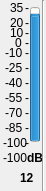
    <widget class="QWidget" name="widget_12" native="true">
     <property name="geometry">
      <rect>
       <x>440</x>
       <y>40</y>
       <width>46</width>
       <height>191</height>
      </rect>
     </property>
     <widget class="QProgressBar" name="progressBar_54">
      <property name="geometry">
       <rect>
        <x>30</x>
        <y>7</y>
        <width>10</width>
        <height>135</height>
       </rect>
      </property>
      <property name="contextMenuPolicy">
       <enum>Qt::DefaultContextMenu</enum>
      </property>
      <property name="toolTip">
       <string>Local Input 1 Meter</string>
      </property>
      <property name="statusTip">
       <string/>
      </property>
      <property name="whatsThis">
       <string/>
      </property>
      <property name="autoFillBackground">
       <bool>false</bool>
      </property>
      <property name="minimum">
       <number>-100</number>
      </property>
      <property name="maximum">
       <number>35</number>
      </property>
      <property name="value">
       <number>24</number>
      </property>
      <property name="textVisible">
       <bool>true</bool>
      </property>
      <property name="orientation">
       <enum>Qt::Vertical</enum>
      </property>
      <property name="invertedAppearance">
       <bool>false</bool>
      </property>
      <property name="format">
       <string>%p%</string>
      </property>
     </widget>
     <widget class="QLabel" name="m0_54">
      <property name="geometry">
       <rect>
        <x>25</x>
        <y>0</y>
        <width>16</width>
        <height>16</height>
       </rect>
      </property>
      <property name="text">
       <string>-</string>
      </property>
     </widget>
     <widget class="QLabel" name="t35_54">
      <property name="geometry">
       <rect>
        <x>10</x>
        <y>0</y>
        <width>16</width>
        <height>16</height>
       </rect>
      </property>
      <property name="text">
       <string>35</string>
      </property>
     </widget>
     <widget class="QLabel" name="tn100_54">
      <property name="geometry">
       <rect>
        <x>3</x>
        <y>135</y>
        <width>31</width>
        <height>16</height>
       </rect>
      </property>
      <property name="text">
       <string>-100</string>
      </property>
     </widget>
     <widget class="QLabel" name="m15_54">
      <property name="geometry">
       <rect>
        <x>25</x>
        <y>15</y>
        <width>16</width>
        <height>16</height>
       </rect>
      </property>
      <property name="text">
       <string>-</string>
      </property>
     </widget>
     <widget class="QLabel" name="m25_54">
      <property name="geometry">
       <rect>
        <x>25</x>
        <y>25</y>
        <width>16</width>
        <height>16</height>
       </rect>
      </property>
      <property name="text">
       <string>-</string>
      </property>
     </widget>
     <widget class="QLabel" name="m90_54">
      <property name="geometry">
       <rect>
        <x>25</x>
        <y>90</y>
        <width>16</width>
        <height>16</height>
       </rect>
      </property>
      <property name="text">
       <string>-</string>
      </property>
     </widget>
     <widget class="QLabel" name="m105_54">
      <property name="geometry">
       <rect>
        <x>25</x>
        <y>105</y>
        <width>16</width>
        <height>16</height>
       </rect>
      </property>
      <property name="text">
       <string>-</string>
      </property>
     </widget>
     <widget class="QLabel" name="m120_54">
      <property name="geometry">
       <rect>
        <x>25</x>
        <y>120</y>
        <width>16</width>
        <height>16</height>
       </rect>
      </property>
      <property name="text">
       <string>-</string>
      </property>
     </widget>
     <widget class="QLabel" name="m135_54">
      <property name="geometry">
       <rect>
        <x>25</x>
        <y>135</y>
        <width>16</width>
        <height>16</height>
       </rect>
      </property>
      <property name="text">
       <string>-</string>
      </property>
     </widget>
     <widget class="QLabel" name="m45_54">
      <property name="geometry">
       <rect>
        <x>25</x>
        <y>45</y>
        <width>16</width>
        <height>16</height>
       </rect>
      </property>
      <property name="text">
       <string>-</string>
      </property>
     </widget>
     <widget class="QLabel" name="m60_54">
      <property name="geometry">
       <rect>
        <x>25</x>
        <y>60</y>
        <width>16</width>
        <height>16</height>
       </rect>
      </property>
      <property name="text">
       <string>-</string>
      </property>
     </widget>
     <widget class="QLabel" name="m75_54">
      <property name="geometry">
       <rect>
        <x>25</x>
        <y>75</y>
        <width>16</width>
        <height>16</height>
       </rect>
      </property>
      <property name="text">
       <string>-</string>
      </property>
     </widget>
     <widget class="QLabel" name="t20_54">
      <property name="geometry">
       <rect>
        <x>10</x>
        <y>15</y>
        <width>16</width>
        <height>16</height>
       </rect>
      </property>
      <property name="text">
       <string>20</string>
      </property>
     </widget>
     <widget class="QLabel" name="t5_54">
      <property name="geometry">
       <rect>
        <x>10</x>
        <y>25</y>
        <width>16</width>
        <height>16</height>
       </rect>
      </property>
      <property name="text">
       <string>10</string>
      </property>
     </widget>
     <widget class="QLabel" name="tn10_54">
      <property name="geometry">
       <rect>
        <x>5</x>
        <y>45</y>
        <width>21</width>
        <height>16</height>
       </rect>
      </property>
      <property name="text">
       <string>-10</string>
      </property>
     </widget>
     <widget class="QLabel" name="tn25_54">
      <property name="geometry">
       <rect>
        <x>5</x>
        <y>60</y>
        <width>21</width>
        <height>16</height>
       </rect>
      </property>
      <property name="text">
       <string>-25</string>
      </property>
     </widget>
     <widget class="QLabel" name="tn40_54">
      <property name="geometry">
       <rect>
        <x>5</x>
        <y>75</y>
        <width>21</width>
        <height>16</height>
       </rect>
      </property>
      <property name="text">
       <string>-40</string>
      </property>
     </widget>
     <widget class="QLabel" name="tn55_54">
      <property name="geometry">
       <rect>
        <x>5</x>
        <y>90</y>
        <width>21</width>
        <height>16</height>
       </rect>
      </property>
      <property name="text">
       <string>-55</string>
      </property>
     </widget>
     <widget class="QLabel" name="tn70_54">
      <property name="geometry">
       <rect>
        <x>5</x>
        <y>105</y>
        <width>21</width>
        <height>16</height>
       </rect>
      </property>
      <property name="text">
       <string>-70</string>
      </property>
     </widget>
     <widget class="QLabel" name="tn85_54">
      <property name="geometry">
       <rect>
        <x>5</x>
        <y>120</y>
        <width>21</width>
        <height>16</height>
       </rect>
      </property>
      <property name="text">
       <string>-85</string>
      </property>
     </widget>
     <widget class="QLabel" name="m35_54">
      <property name="geometry">
       <rect>
        <x>25</x>
        <y>35</y>
        <width>16</width>
        <height>16</height>
       </rect>
      </property>
      <property name="text">
       <string>-</string>
      </property>
     </widget>
     <widget class="QLabel" name="t0_54">
      <property name="geometry">
       <rect>
        <x>15</x>
        <y>35</y>
        <width>16</width>
        <height>16</height>
       </rect>
      </property>
      <property name="text">
       <string>0</string>
      </property>
     </widget>
     <widget class="QLabel" name="value_54">
      <property name="geometry">
       <rect>
        <x>3</x>
        <y>150</y>
        <width>31</width>
        <height>16</height>
       </rect>
      </property>
      <property name="autoFillBackground">
       <bool>false</bool>
      </property>
      <property name="frameShadow">
       <enum>QFrame::Plain</enum>
      </property>
      <property name="text">
       <string>-100</string>
      </property>
     </widget>
     <widget class="QLabel" name="dB_54">
      <property name="geometry">
       <rect>
        <x>27</x>
        <y>150</y>
        <width>16</width>
        <height>16</height>
       </rect>
      </property>
      <property name="font">
       <font>
        <weight>75</weight>
        <bold>true</bold>
       </font>
      </property>
      <property name="text">
       <string>dB</string>
      </property>
     </widget>
     <widget class="QLabel" name="number_54">
      <property name="geometry">
       <rect>
        <x>20</x>
        <y>170</y>
        <width>16</width>
        <height>16</height>
       </rect>
      </property>
      <property name="font">
       <font>
        <weight>75</weight>
        <bold>true</bold>
       </font>
      </property>
      <property name="text">
       <string>12</string>
      </property>
     </widget>
     <widget class="Line" name="line_54">
      <property name="geometry">
       <rect>
        <x>35</x>
        <y>0</y>
        <width>16</width>
        <height>191</height>
       </rect>
      </property>
      <property name="orientation">
       <enum>Qt::Vertical</enum>
      </property>
     </widget>
    </widget>
